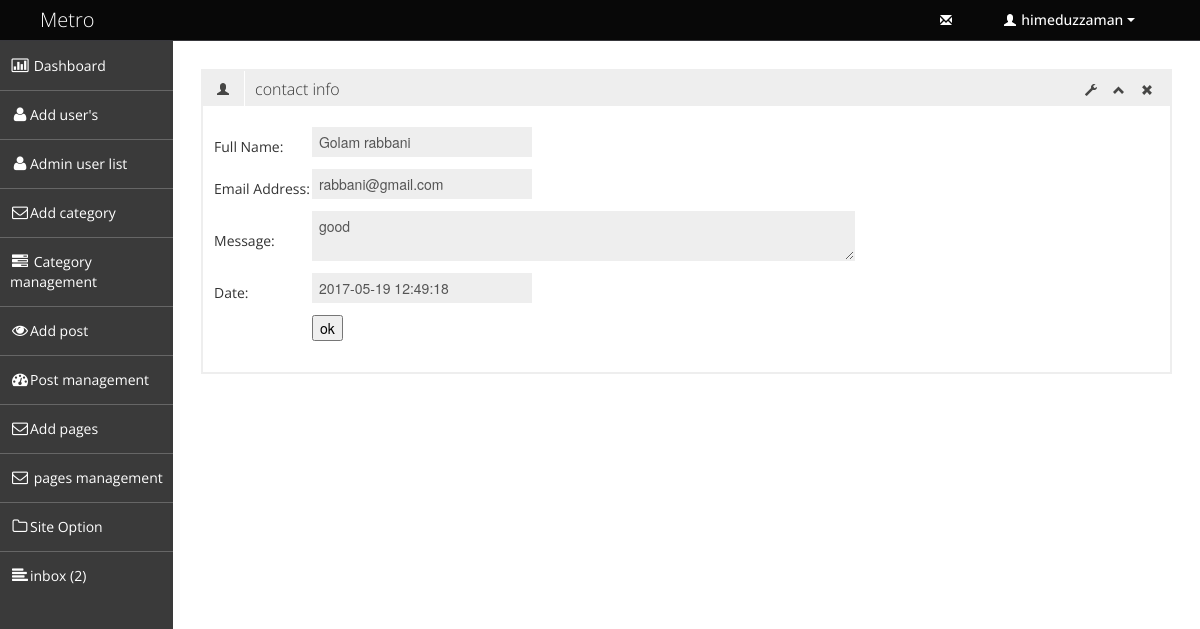
The page /admin/view_pages.php?&&id=7 (signed in) on the database its author committed.
### tables this page shows
CREATE TABLE `tbl_contact` (
  `contact_id` int(11) NOT NULL,
  `first_name` varchar(100) NOT NULL,
  `last_name` varchar(100) NOT NULL,
  `email_address` varchar(120) NOT NULL,
  `message_box` text NOT NULL,
  `activity_status` tinyint(4) NOT NULL DEFAULT '0',
  `date` timestamp NOT NULL DEFAULT CURRENT_TIMESTAMP
);

### admin/view_pages.php (called while the page is built, shortened)
<?php
   include './admin_master.php';

### classes/inbox_data.php (called while the page is built, shortened)
<?php
   class message{
      private $db_connect;
      public function __construct() {
          $host_name='localhost';
          $user_name='root';
          $password= '';
          $tbl_name='blog_template';
          $this->db_connect=mysqli_connect( $host_name,  $user_name,  $password,  $tbl_name);
      }
      public function update_customer_message_info($contact_id){
         $sql="select * from tbl_contact where contact_id='$contact_id' ";
         if(mysqli_query($this->db_connect, $sql)){
            $result=mysqli_query($this->db_connect, $sql);
            return $result;
         }else{
            die('connection fail'. mysqli_error($this->db_connect));
         }
      }
   }
?>

### admin/pages/view_pages_content.php (the view, shortened to what this page needs)
<?php
    include '../classes/inbox_data.php';
    $obj_message= new message();
     $contact_id=$_GET['id'];
     $result=$obj_message->update_customer_message_info($contact_id);
     $contact_info=mysqli_fetch_assoc($result);
?>
<div class="row-fluid sortable">
   <div class="row-fluid sortable">
      <div class="box span12">
         <div class="box-header" data-original-title>
            <h2><i class="halflings-icon user"></i><span class="break"></span>contact info</h2>
            <div class="box-icon">
               <a href="#" class="btn-setting"><i class="halflings-icon wrench"></i></a>
               <a href="#" class="btn-minimize"><i class="halflings-icon chevron-up"></i></a>
               <a href="#" class="btn-close"><i class="halflings-icon remove"></i></a>
            </div>
         </div>
         <div class="box-content">
            <form action="" method="post">
               <table>
                  <tr>
                     <td>Full Name:</td>
                     <td>
                        <input type="text" name="first_name"  readonly value="<?php echo  $contact_info['first_name'].' '.$contact_info['last_name'] ;?>" />
                     </td>
                  </tr>
                  <tr>
                     <td> Email Address:</td>
                     <td>
                        <input type="text" readonly name="email_address" value="<?php echo $contact_info['email_address'] ;?>" />
                     </td>
                  </tr>
                  <tr>
                      <td>Message:</td>
                     <td>
                        <textarea readonly name="message_box" ><?php echo $contact_info['message_box'] ;?> </textarea>
                     </td>
                  </tr>
                  <tr>
                     <td>Date:</td>
                     <td>
                        <input type="text"  readonly name="date"  value="<?php echo $contact_info['date'] ;?>"/>
                     </td>
                  </tr>
                  <tr>
                     <td></td>
                     <td>
                        <input type="submit" name="submit" value="ok"/>
                     </td>
                  </tr>
               </table>
            </form>
         </div>
      </div>
   </div>
</div>

### assets/admin_end_assets/css/style.css (style rules this page uses)
body { background: #F5F5F5; color: #333; border: none; font-family: 'Open Sans', sans-serif; font-weight: 400; }
a { color: #646464; }
h2 { font-size: 16px; line-height: 16px; }
.box { border: 2px solid #eee; background: #fff !important; margin-bottom: 28px; }
.box-header { height: 16px; font-size: 16px; line-height: 16px; padding: 10px; background: #eee; -webkit-box-shadow: none; -moz-box-shadow: none; box-shadow: none; overflow: hidden; }
.box-header h2 { float:left; margin-top: 0px; font-weight: 300; }
.box-header h2 i { margin: 0px 3px 0px 4px; opacity: .8; filter: alpha(opacity=80); -ms-filter:"progid:DXImageTransform.Microsoft.Alpha(Opacity=80)"; }
.box-header .box-icon { float:right; margin-top: 1px; }
.box-header .box-icon i { -webkit-transition: all 0.1s ease-in-out; -moz-transition: all 0.1s ease-in-out; -o-transition: all 0.1s ease-in-out; -ms-transition: all 0.1s ease-in-out; transition: all 0.1s ease-in-out; opacity: .8; filter: alpha(opacity=80); -ms-filter:"progid:DXImageTransform.Microsoft.Alpha(Opacity=80)"; }
.box-header .box-icon a { margin: 0px 5px; }
.box-content { position: relative; z-index: 50; margin-top: -1px; padding: 10px; background: #fff !important; }
textarea { width: 529px; }

### assets/admin_end_assets/css/halflings.css (style rules this page uses)
html, html .halflings { -webkit-font-smoothing: antialiased !important; }
.halflings-icon { display: inline-block; width: 14px; height: 14px; line-height: 14px; vertical-align: text-top; background-image: url(../img/glyphicons_halflings.svg); background-position: 0 0; background-repeat: no-repeat; vertical-align: top; *display: inline; *zoom: 1; *margin-right: .3em; }
.halflings-icon.user { background-position: -168px 0; }
.halflings-icon.remove { background-position: -312px 0; }
.halflings-icon.chevron-up { background-position: -288px -120px; }
.halflings-icon.wrench { background-position: -360px -144px; }

### assets/admin_end_assets/css/style-forms.css (style rules this page uses)
.add-on, select, textarea, input[type="text"], input[type="password"], input[type="datetime"], input[type="datetime-local"], input[type="date"], input[type="month"], input[type="time"], input[type="week"], input[type="number"], input[type="email"], input[type="url"], input[type="search"], input[type="tel"], input[type="color"], input[type="file"], .uneditable-input { border-color: #eee !important; display: inline-block; height: 20px; padding: 4px 6px; margin-bottom: 10px; font-size: 14px; line-height: 20px; color: #555555; vertical-align: middle; -webkit-border-radius: 0px; -moz-border-radius: 0px; border-radius: 0px; }
input, textarea, .uneditable-input { width: 206px; }
textarea { height: auto; }
textarea, input[type="text"], input[type="password"], input[type="datetime"], input[type="datetime-local"], input[type="date"], input[type="month"], input[type="time"], input[type="week"], input[type="number"], input[type="email"], input[type="url"], input[type="search"], input[type="tel"], input[type="color"], .uneditable-input { background-color: #ffffff; border: 1px solid #cccccc; -webkit-box-shadow: none; -moz-box-shadow: none; box-shadow: none; -webkit-transition: border linear 0.2s, box-shadow linear 0.2s; -moz-transition: border linear 0.2s, box-shadow linear 0.2s; -o-transition: border linear 0.2s, box-shadow linear 0.2s; transition: border linear 0.2s, box-shadow linear 0.2s; }
input[type="file"], input[type="image"], input[type="submit"], input[type="reset"], input[type="button"], input[type="radio"], input[type="checkbox"] { width: auto; }
input, textarea, .uneditable-input { margin-left: 0; }
input[disabled], select[disabled], textarea[disabled], input[readonly], select[readonly], textarea[readonly] { cursor: not-allowed; background-color: #eeeeee; }

### rows shown on the page
tbl_contact: first_name "Golam rabbani", email_address "rabbani@gmail.com", message_box "good", date "2017-05-19 12:49:18"

### other values the page prints
$_SESSION['admin_name'] "himeduzzaman"
$count "2"
